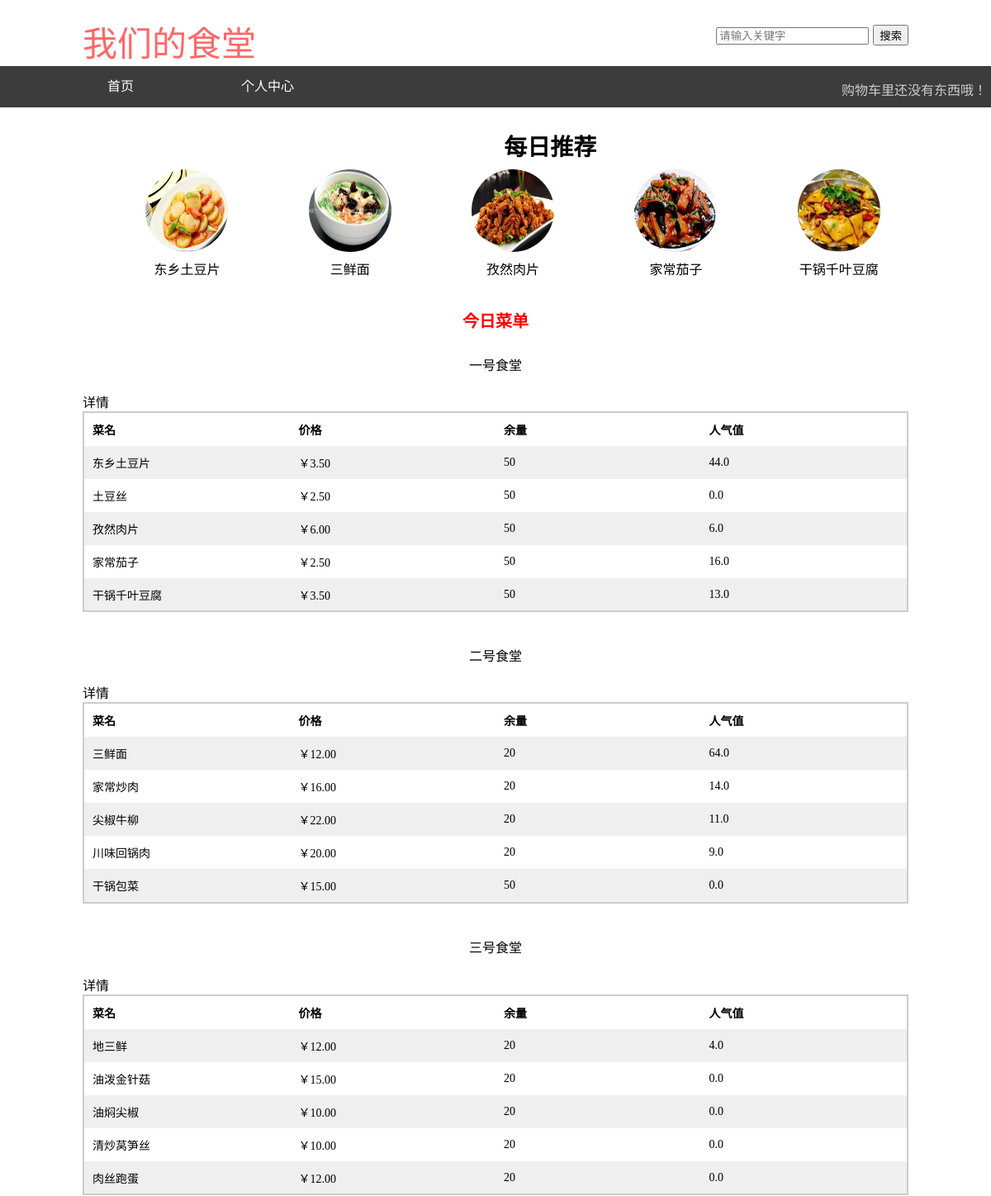
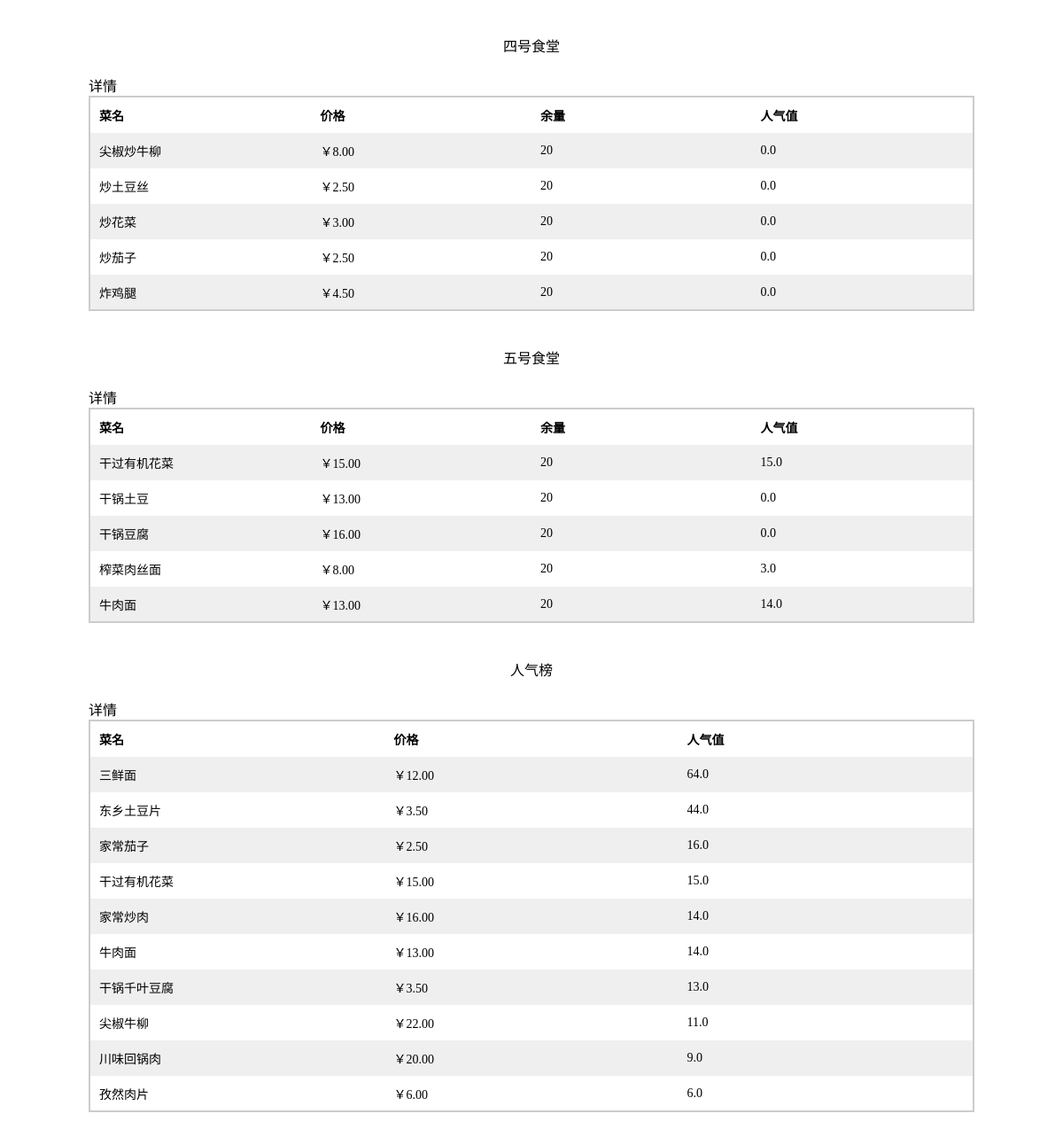
The page / on the database its author committed (2 pictures, top to bottom).
### rank/models.py (models this page shows, shortened)
class Product(models.Model):
    restaurant = models.ForeignKey(Restaurant,
                                 related_name='products')
    name = models.CharField(max_length=200, db_index=True)
    slug = models.SlugField(max_length=200, db_index=True)
    image = models.ImageField(upload_to='products/%Y/%m/%d',
                              blank=True)
    description = models.TextField(blank=True)
    price = models.DecimalField(max_digits=10, decimal_places=2)
    stock = models.PositiveIntegerField()
    available = models.BooleanField(default=True)
    created = models.DateTimeField(auto_now_add=True)
    updated = models.DateTimeField(auto_now=True)
    grade = models.FloatField(default=0.00)
    myrank = models.FloatField(default=0.00)
    class Meta:
        ordering = ('name',)
        index_together = (('id', 'slug'),)
    def get_absolute_url(self):
        return reverse('rank:product_detail',
            args=[self.id, self.slug])

### rank/views.py (the view)
# urls.py: url(r'^$', views.product_list, name='product_list'),
def product_list(request, restaurant_slug=None):
    restaurant = None
    restaurants = Restaurant.objects.all()
    products = Product.objects.filter(available=True)
    comments = Comment.objects.all()
    if restaurant_slug:
        restaurant = get_object_or_404(Restaurant, slug=restaurant_slug)
        products = products.filter(restaurant=restaurant)
    product1 = products.filter(Q(slug__icontains='no1'))[:5]
    product2 = products.filter(Q(slug__icontains='no2'))[:5]
    product3 = products.filter(Q(slug__icontains='no3'))[:5]
    product4 = products.filter(Q(slug__icontains='no4'))[:5]
    product5 = products.filter(Q(slug__icontains='no5'))[:5]
    orderitems = OrderItem.objects.all()
    myproduct = Product.objects.all()
    for product in products:
        num=product.grade
        p=Product.objects.get(name=product.name)
        if(orderitems):
            for ordernum in orderitems:
                if ordernum.product.name == product.name:
                    num=num+1
            if num!=0:
                p.grade=num
                p.save()
    order2 = Order.objects.filter(name='ck')
    for pro in myproduct:
        pro.myrank=0
        for order3 in order2:
            myorder = OrderItem.objects.filter(order=order3)
            for items in myorder:
                if items.product.name==pro.name:
                    pro.myrank=pro.myrank+1
        pro.save()
    rank = myproduct.order_by("-myrank")[0:5]
    products_rank=Product.objects.order_by("-grade")[0:10]
    return render(request,
                  'rank/product/list.html',
                  {'restaurant': restaurant,
                  'restaurants': restaurants,
                  'products': products,
                  'comments': comments,
                  'products_rank':products_rank,
                  'product1':product1,
                  'product2':product2,
                  'product3':product3,
                  'product4':product4,
                  'product5':product5,
                  'myrank':rank,
                  'myorder':myorder,
                  'order':order2})

### rank/templates/rank/product/list.html (shortened to what this page needs)
{% extends "rank/base.html" %}
{% load static %}
{% block content %}
    <div id="main" class="product-list">
        <div class="ever" ><strong>每日推荐</strong></div>
            {% for items in myrank %}
            <div class="item">
               <a href="{{ items.get_absolute_url }}">
                    <img class="my-img" src="{% if items.image %}{{ items.image.url }}{% else %}{% static "img/no_image.png" %}{% endif %}">
                </a></br>
                <a href="{{ items.get_absolute_url }}">{{ items.name }}</a></br>
            </div>
            {% endfor %}
    </div>
    <h4 style="font-size:20px;color:red;"><strong>今日菜单</strong></h4>
    <h4>一号食堂</h4>
    <table class="cart">
        <tbody>
            <tr>
                <th>菜名</th>
                <th>价格</th>
                <th>余量</th>
                <th>人气值</th>
            </tr>
            {% for product in product1 %}
                <tr>
                    {% if product.restaurant.name == '一号食堂' %}
                        <td><a href="{{ product.get_absolute_url }}">{{ product.name }}</a></td>
                        <td>￥{{ product.price }}</td>
                        <td>{{ product.stock }}</td>
                        <td>{{ product.grade }}</td>
                    {% endif %}
                </tr>
            {% endfor %}
                <tr><a href="{% url 'rank:show_product' %}">详情</a></tr>
        </tbody>
    </table>
        <h4>二号食堂</h4>
        <a href="{% url 'rank:show_product' %}">详情</a>
         <table class="cart">
            <tbody>
                <tr>
                    <th>菜名</th>
                    <th>价格</th>
                    <th>余量</th>
                    <th>人气值</th>
                </tr>
                {% for product in product2 %}
                    <tr>
                        {% if product.restaurant.name == '二号食堂' %}
                            <td><a href="{{ product.get_absolute_url }}">{{ product.name }}</a></td>
                            <td>￥{{ product.price }}</td>
                            <td>{{ product.stock }}</td>
                            <td>{{ product.grade }}</td>
                        {% endif %}
                    </tr>
                {% endfor %}
            </tbody>
        </table>
        <h4>三号食堂</h4>
         <table class="cart">
            <tbody>
                <tr>
                    <th>菜名</th>
                    <th>价格</th>
                    <th>余量</th>
                    <th>人气值</th>
                </tr>
                {% for product in product3 %}
                    <tr>
                        {% if product.restaurant.name == '三号食堂' %}
                            <td><a href="{{ product.get_absolute_url }}">{{ product.name }}</a></td>
                            <td>￥{{ product.price }}</td>
                            <td>{{ product.stock }}</td>
                            <td>{{ product.grade }}</td>
                        {% endif %}
                    </tr>
                {% endfor %}
                    <tr><a href="{% url 'rank:show_product' %}">详情</a></tr>
            </tbody>
        </table>
        <h4>四号食堂</h4>
         <table class="cart">
            <tbody>
                <tr>
                    <th>菜名</th>
                    <th>价格</th>
                    <th>余量</th>
                    <th>人气值</th>
                </tr>
                {% for product in product4 %}
                    <tr>
                        {% if product.restaurant.name == '四号食堂' %}
                            <td><a href="{{ product.get_absolute_url }}">{{ product.name }}</a></td>
                            <td>￥{{ product.price }}</td>
                            <td>{{ product.stock }}</td>
                            <td>{{ product.grade }}</td>
                        {% endif %}
                    </tr>
                {% endfor %}
                    <tr><a href="{% url 'rank:show_product' %}">详情</a></tr>
            </tbody>
        </table>
        <h4>五号食堂</h4>
         <table class="cart">
            <tbody>
                <tr>
                    <th>菜名</th>
                    <th>价格</th>
                    <th>余量</th>
                    <th>人气值</th>
                </tr>
                {% for product in product5 %}
                    <tr>
                        {% if product.restaurant.name == '五号食堂' %}
                            <td><a href="{{ product.get_absolute_url }}">{{ product.name }}</a></td>
                            <td>￥{{ product.price }}</td>
                            <td>{{ product.stock }}</td>
                            <td>{{ product.grade }}</td>
                        {% endif %}
                    </tr>
                {% endfor %}
                    <tr><a href="{% url 'rank:show_product' %}">详情</a></tr>
            </tbody>
        </table>
        <h4>人气榜</h4>
        <table class="cart">
            <tbody>
                <tr>
                    <th>菜名</th>
                    <th>价格</th>
                    <th>人气值</th>
                </tr>
                {% for product in products_rank %}
                    <tr>
                        <td><a href="{{ product.get_absolute_url }}">{{ product.name }}</a></td>
                        <td>￥{{ product.price }}</td>
                        <td>{{ product.grade }}</td>
                    </tr>
                {% endfor %}
                    <tr><a href="{% url 'rank:show_product' %}">详情</a></tr>
            </tbody>
        </table>
    </div>
{% endblock %}

### rank/templates/rank/base.html (shortened to what this page needs)
{% load static %}
<!DOCTYPE html>
<html>
<head>
    <link href="{% static "css/base.css" %}" rel="stylesheet">
</head>
<body>
    <div id="header">
        <a class="logo">我们的食堂</a>
        <form role="search" method="get" id="searchform" action="{% url "rank:search" %}">
          <input type="search" name="q" placeholder="请输入关键字" required>
          <button type="submit"><span class="ion-ios-search-strong">搜索</span></button>
        </form>
    </div>
    <div id="subheader">
        <ul id="nav">
            <li><a href="{% url "rank:product_list" %}">首页</a></li>
            <li><a href="{% url "rank:show_me" %}">个人中心</a></li>
        </ul>
        <div class="cart">
            {% with total_items=cart|length %}
                {% if cart|length > 0 %}
                    您的购物车：
                    <a href="{% url "cart:cart_detail" %}" style="color:#ffffff">
                        共 {{ total_items }} 件,
                        总价￥{{ cart.get_total_price }}
                    </a>
                {% else %}
                    购物车里还没有东西哦！
                {% endif %}
            {% endwith %}
        </div>
    </div>
    <div id="content">
        {% block content %}
        {% endblock %}
</body>
</html>

### rank/static/css/base.css (style rules this page uses)
.my-img { border-radius: 50px; width: 100px; height: 100px; }
#nav { list-style: none; padding: 0; margin-top:0.3cm; }
#nav li { float: left; margin-left: 10px; }
#nav li a { color: white; margin-left:120px; }
body { margin:0; padding:0; font-family:helvetica, sans-serif; }
h4 { font-family:宋体; font-weight:normal; text-align:center; }
a { text-decoration:none; color:#000000; font-family:宋体; margin-left:0; }
table { width:100%; border-spacing:0; border-collapse: collapse; }
table th, table td { font-size:14px; padding:10px; margin:0; text-align:left; width:100px; }
tbody tr:nth-child(odd) { background:#ffffff; width:800px; }
table.cart { margin-bottom:40px; background:#efefef; border:2px solid #cccccc; }
#header { padding:0px 100px; font-size:18px; overflow:auto; }
#subheader { font-family:宋体; background:#3c3c3c; color:#cccccc; padding: 0 5px 10px 0; overflow:auto; }
#header .logo { float: left; font-family:Arial,Helvetica,sans-serif;font-size:100%; float:left; color:#ff6666; font-size:42px; margin-right:10%; margin-top:0.5cm; }
#main .ever { font-family:宋体; font-weight:normal; height:30px; margin-left:12.5cm; font-size:28px; margin-top:0.7cm; margin-bottom:0.7cm padding:0; }
#searchform { float: right; margin-top: 0.8cm; }
#subheader .cart { float:right; padding:0px,0px,0px,0px; margin-top:0cm; }
#content { padding:0px 100px; overflow:hidden; font-family:宋体; }
#main { margin-right:-220px; overflow:hidden; margin-left:1cm; margin-top:0cm; }
.product-list .item { width:15%; padding:0px 20px 10px 0; float:left; text-align:center; line-height:1.2; color:#990033; margin-top:0.5cm; }
.product-list .item img { width:100%; margin-bottom:8px; width:100px; height:100px; }

### rows shown on the page
Product: image (picture), name "东乡土豆片", price "3.50", stock "50", grade "44.0"
Product: image (picture), name "三鲜面", price "12.00", stock "20", grade "64.0"
Product: image (picture), name "孜然肉片", price "6.00", stock "50", grade "6.0"
Product: image (picture), name "家常茄子", price "2.50", stock "50", grade "16.0"
Product: image (picture), name "干锅千叶豆腐", price "3.50", stock "50", grade "13.0"
Product: name "土豆丝", price "2.50", stock "50", grade "0.0"
Product: name "家常炒肉", price "16.00", stock "20", grade "14.0"
Product: name "尖椒牛柳", price "22.00", stock "20", grade "11.0"
Product: name "川味回锅肉", price "20.00", stock "20", grade "9.0"
Product: name "干锅包菜", price "15.00", stock "50", grade "0.0"
Product: name "地三鲜", price "12.00", stock "20", grade "4.0"
Product: name "油泼金针菇", price "15.00", stock "20", grade "0.0"
Product: name "油焖尖椒", price "10.00", stock "20", grade "0.0"
Product: name "清炒莴笋丝", price "10.00", stock "20", grade "0.0"
Product: name "肉丝跑蛋", price "12.00", stock "20", grade "0.0"
Product: name "尖椒炒牛柳", price "8.00", stock "20", grade "0.0"
Product: name "炒土豆丝", price "2.50", stock "20", grade "0.0"
Product: name "炒花菜", price "3.00", stock "20", grade "0.0"
Product: name "炒茄子", price "2.50", stock "20", grade "0.0"
Product: name "炸鸡腿", price "4.50", stock "20", grade "0.0"
Product: name "干过有机花菜", price "15.00", stock "20", grade "15.0"
Product: name "干锅土豆", price "13.00", stock "20", grade "0.0"
Product: name "干锅豆腐", price "16.00", stock "20", grade "0.0"
Product: name "榨菜肉丝面", price "8.00", stock "20", grade "3.0"
Product: name "牛肉面", price "13.00", stock "20", grade "14.0"
